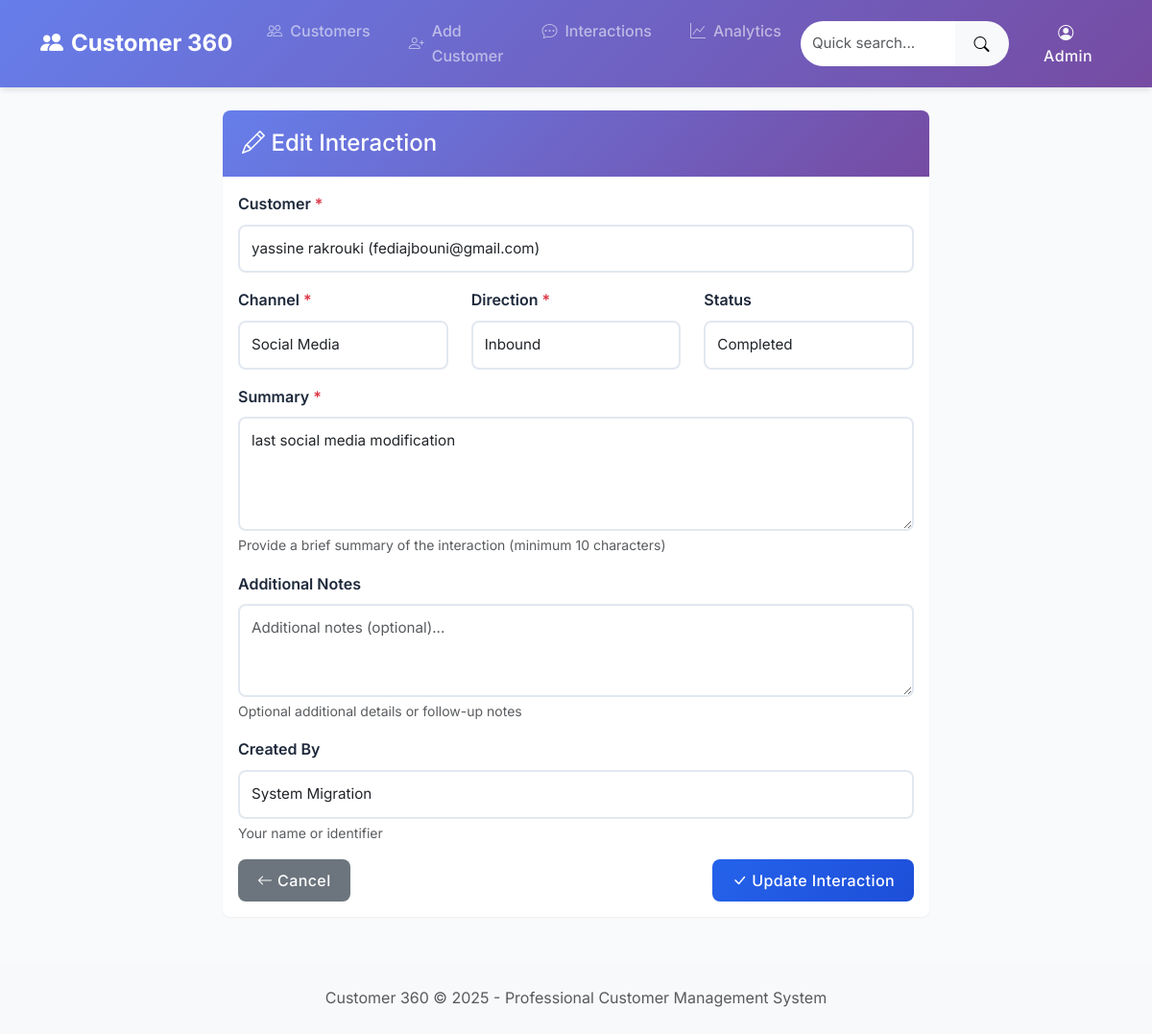
Page /interactions/2/edit/ on the committed database.
### interactions/models.py (models this page shows, shortened)
class Interaction(models.Model):
    CHANNEL_CHOICES = [
        ('phone', 'Phone'),
        ('sms', 'SMS'),
        ('email', 'Email'),
        ('letter', 'Letter'),
        ('social_media', 'Social Media'),
        ('in_person', 'In Person'),
        ('chat', 'Live Chat'),
    ]
    DIRECTION_CHOICES = [
        ('inbound', 'Inbound'),
        ('outbound', 'Outbound'),
    ]
    STATUS_CHOICES = [
        ('pending', 'Pending'),
        ('completed', 'Completed'),
        ('follow_up', 'Follow-up Required'),
    ]
    customer = models.ForeignKey(
        Customer,
        on_delete=models.CASCADE,
        related_name='interactions',
        help_text="Customer involved in this interaction"
    )
    channel = models.CharField(
        max_length=15,
        choices=CHANNEL_CHOICES,
        help_text="Communication channel used"
    )
    direction = models.CharField(
        max_length=10,
        choices=DIRECTION_CHOICES,
        help_text="Direction of communication"
    )
    status = models.CharField(
        max_length=15,
        choices=STATUS_CHOICES,
        default='completed',
        help_text="Status of the interaction"
    )
    interaction_date = models.DateTimeField(auto_now_add=True)
    summary = models.TextField(help_text="Summary of the interaction")
    notes = models.TextField(
        blank=True,
        help_text="Additional notes (optional)"
    )
    created_by = models.CharField(
        max_length=100,
        blank=True,
        help_text="User who created this interaction"
    )
    class Meta:
        ordering = ['-interaction_date']
        verbose_name = 'Interaction'
        verbose_name_plural = 'Interactions'

### interactions/views.py (the view, shortened to what this page needs)
# urls.py: path('<int:pk>/edit/', views.InteractionUpdateView.as_view(), name='interaction_update'),
class InteractionUpdateView(UpdateView):
    model = Interaction
    form_class = InteractionForm
    template_name = 'interactions/interaction_form.html'
    success_url = reverse_lazy('interactions:interaction_list')

### customer_management/models.py (called while the page is built)
    def __str__(self):
        return f"{self.name} ({self.email})"

### interactions/templates/interactions/interaction_form.html (shortened to what this page needs)
{% extends 'customer_management/base.html' %}
{% block content %}
<div class="row justify-content-center">
    <div class="col-md-8">
        <div class="card">
            <div class="card-header">
                <h4 class="mb-0">
                    {% if object %}
                        <i class="bi bi-pencil"></i> Edit Interaction
                    {% else %}
                        <i class="bi bi-plus-lg"></i> Add New Interaction
                        {% if customer %}
                            for {{ customer.name }}
                        {% endif %}
                    {% endif %}
                </h4>
            </div>
            <div class="card-body">
                <form method="post" novalidate>
                    {% if not customer %}
                    <div class="mb-3">
                        <label for="{{ form.customer.id_for_label }}" class="form-label">
                            Customer <span class="text-danger">*</span>
                        </label>
                        {{ form.customer }}
                    </div>
                    {% else %}
                        {{ form.customer }}
                    {% endif %}
                    <div class="row">
                        <div class="col-md-4 mb-3">
                            <label for="{{ form.channel.id_for_label }}" class="form-label">
                                Channel <span class="text-danger">*</span>
                            </label>
                            {{ form.channel }}
                        </div>
                        <div class="col-md-4 mb-3">
                            <label for="{{ form.direction.id_for_label }}" class="form-label">
                                Direction <span class="text-danger">*</span>
                            </label>
                            {{ form.direction }}
                        </div>
                        <div class="col-md-4 mb-3">
                            <label for="{{ form.status.id_for_label }}" class="form-label">
                                Status
                            </label>
                            {{ form.status }}
                        </div>
                    </div>
                    <div class="mb-3">
                        <label for="{{ form.summary.id_for_label }}" class="form-label">
                            Summary <span class="text-danger">*</span>
                        </label>
                        {{ form.summary }}
                        <div class="form-text">Provide a brief summary of the interaction (minimum 10 characters)</div>
                    </div>
                    <div class="mb-3">
                        <label for="{{ form.notes.id_for_label }}" class="form-label">
                            Additional Notes
                        </label>
                        {{ form.notes }}
                        <div class="form-text">Optional additional details or follow-up notes</div>
                    </div>
                    <div class="mb-3">
                        <label for="{{ form.created_by.id_for_label }}" class="form-label">
                            Created By
                        </label>
                        {{ form.created_by }}
                        <div class="form-text">Your name or identifier</div>
                    </div>
                    <div class="d-flex justify-content-between">
                        <a href="{% url 'interactions:interaction_list' %}" class="btn btn-secondary">
                            <i class="bi bi-arrow-left"></i> Cancel
                        </a>
                        <button type="submit" class="btn btn-primary">
                            {% if object %}
                                <i class="bi bi-check-lg"></i> Update Interaction
                            {% else %}
                                <i class="bi bi-plus-lg"></i> Create Interaction
                            {% endif %}
                        </button>
                    </div>
                </form>
            </div>
        </div>
    </div>
</div>
{% endblock %}

### customer360/static/css/main.css (style rules this page uses)
:root { --primary-color: #2563eb; --primary-dark: #1d4ed8; --secondary-color: #64748b; --success-color: #059669; --warning-color: #d97706; --danger-color: #dc2626; --info-color: #0891b2; --light-bg: #f8fafc; --dark-text: #1e293b; --border-color: #e2e8f0; --shadow-sm: 0 1px 2px 0 rgb(0 0 0 / 0.05); --shadow-md: 0 4px 6px -1px rgb(0 0 0 / 0.1); --shadow-lg: 0 10px 15px -3px rgb(0 0 0 / 0.1); --border-radius: 0.5rem; --transition: all 0.2s ease-in-out; }
body { font-family: 'Inter', -apple-system, BlinkMacSystemFont, 'Segoe UI', Roboto, sans-serif; background-color: var(--light-bg); color: var(--dark-text); line-height: 1.6; }
.card { border: none; border-radius: var(--border-radius); box-shadow: var(--shadow-sm); transition: var(--transition); overflow: hidden; }
.card-header { background: linear-gradient(135deg, #667eea 0%, #764ba2 100%); color: white; border: none; font-weight: 600; padding: 1.25rem; }
.card-header h4, .card-header h5, .card-header h6 { margin: 0; color: white; }
.btn { font-weight: 500; border-radius: var(--border-radius); padding: 0.625rem 1.25rem; transition: var(--transition); border: none; text-transform: none; letter-spacing: 0.025em; }
.btn-primary { background: linear-gradient(135deg, var(--primary-color) 0%, var(--primary-dark) 100%); }
.form-control { border: 2px solid var(--border-color); border-radius: var(--border-radius); padding: 0.75rem; transition: var(--transition); font-size: 0.95rem; }
.form-label { font-weight: 600; color: var(--dark-text); margin-bottom: 0.5rem; }
.fade-in { animation: fadeIn 0.5s ease-out; }

### customer_management/templates/customer_management/base.html (style rules this page uses)
.fade-in { animation: fadeInUp 0.6s ease-out forwards; }

### rows in the picture
Interaction: customer "yassine rakrouki (fediajbouni@gmail.com)", channel "Social Media", direction "Inbound", status "Completed", summary "last social media modification", created_by "System Migration"
